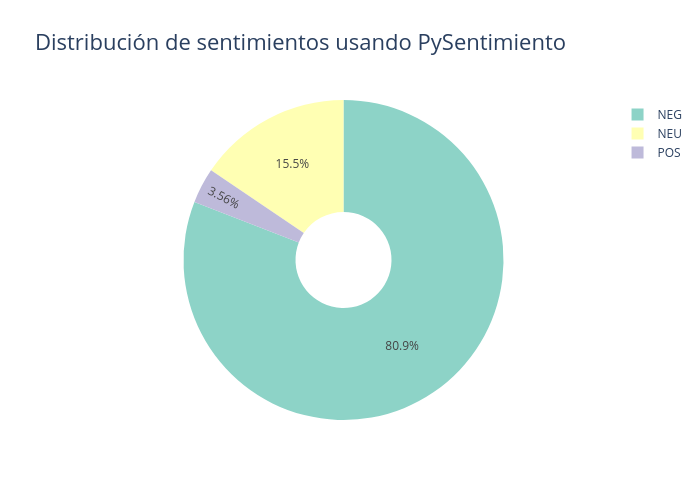

Notebook cell for this chart:
### Code cell
import plotly.graph_objects as go

df_sentimiento = df_clean['pysentimiento'].value_counts().reset_index()
df_sentimiento.columns = ['sentimiento', 'cantidad']
labels = df_sentimiento['sentimiento']
values = df_sentimiento['cantidad']
colors= px.colors.qualitative.Set3
fig = go.Figure(data=[go.Pie(labels=labels, values=values, hole=.3, marker=dict(colors=colors))])
fig.update_layout(
      title='Distribución de sentimientos usando PySentimiento',
      title_font_size=22,
      width=700,
      height=500
)
fig.show()

### Figure 1 — Plotly figure (JSON) as saved in the notebook; plotly's stock layout.template omitted (floating-point values rounded to 4 significant figures)
{"data": [{"hole": 0.3, "labels": ["NEG", "NEU", "POS"], "marker": {"colors": ["rgb(141,211,199)", "rgb(255,255,179)", "rgb(190,186,218)", "rgb(251,128,114)", "rgb(128,177,211)", "rgb(253,180,98)", "rgb(179,222,105)", "rgb(252,205,229)", "rgb(217,217,217)", "rgb(188,128,189)", "rgb(204,235,197)", "rgb(255,237,111)"]}, "type": "pie", "values": [7187, 1379, 316]}], "layout": {"height": 500, "title": {"font": {"size": 22}, "text": "Distribución de sentimientos usando PySentimiento"}, "width": 700}}
